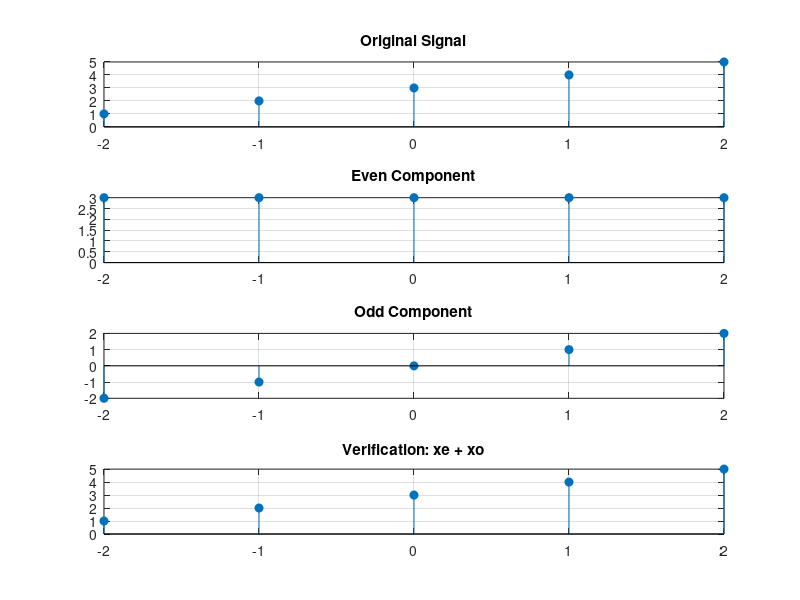

Reproduce this figure in MATLAB.
%{
Problem 3: Even and Odd Decomposition
Take any discrete signal and:
    •   Decompose into even and odd components
    •   Verify: x[n]=xe[n]+xo[n]
%}

clc;
clear;
close all;

% Original signal
n = -2:2;
x = [1 2 3 4 5];

% Reverse the signal
x_rev = fliplr(x);

% Even component
xe = (x + x_rev)/2;

% Odd component
xo = (x - x_rev)/2;

% Verification
x_check = xe + xo;

figure;

subplot(4,1,1)
stem(n,x,'filled')
title('Original Signal')
grid on

subplot(4,1,2)
stem(n,xe,'filled')
title('Even Component')
grid on

subplot(4,1,3)
stem(n,xo,'filled')
title('Odd Component')
grid on

subplot(4,1,4)
stem(n,x_check,'filled')
title('Verification: xe + xo')
grid on
